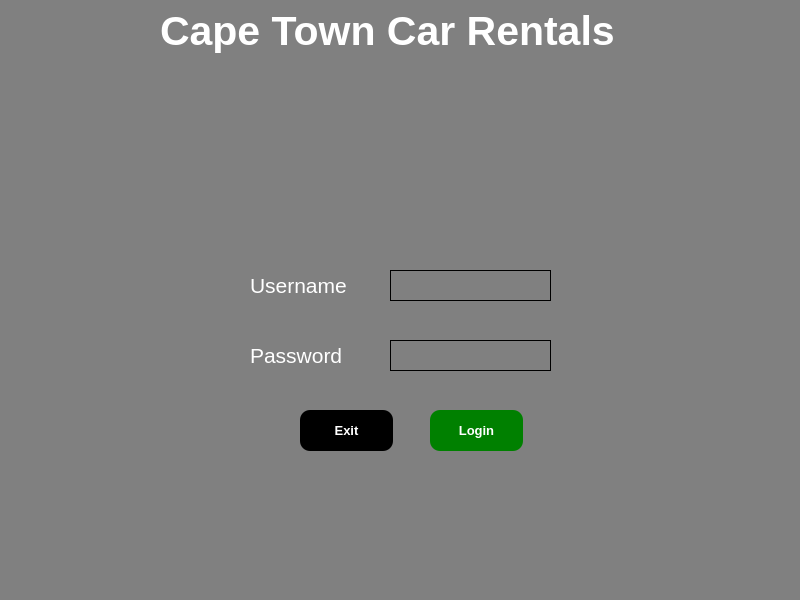
<?xml version="1.0" encoding="UTF-8"?>
<ui version="4.0">
 <class>login</class>
 <widget class="QMainWindow" name="login">
  <property name="geometry">
   <rect>
    <x>0</x>
    <y>0</y>
    <width>800</width>
    <height>600</height>
   </rect>
  </property>
  <property name="windowTitle">
   <string>login</string>
  </property>
  <property name="styleSheet">
   <string notr="true">background-color: grey;</string>
  </property>
  <widget class="QWidget" name="centralwidget">
   <widget class="QLabel" name="mainLbl">
    <property name="geometry">
     <rect>
      <x>160</x>
      <y>0</y>
      <width>541</width>
      <height>61</height>
     </rect>
    </property>
    <property name="font">
     <font>
      <family>MS UI Gothic</family>
      <pointsize>31</pointsize>
      <bold>true</bold>
      <underline>false</underline>
     </font>
    </property>
    <property name="styleSheet">
     <string notr="true">color: white;</string>
    </property>
    <property name="text">
     <string>Cape Town Car Rentals</string>
    </property>
   </widget>
   <widget class="QLabel" name="userIDLbl">
    <property name="geometry">
     <rect>
      <x>250</x>
      <y>260</y>
      <width>111</width>
      <height>51</height>
     </rect>
    </property>
    <property name="font">
     <font>
      <family>MS UI Gothic</family>
      <pointsize>16</pointsize>
     </font>
    </property>
    <property name="styleSheet">
     <string notr="true">color: white;</string>
    </property>
    <property name="text">
     <string>Username</string>
    </property>
   </widget>
   <widget class="QLabel" name="passwordLbl">
    <property name="geometry">
     <rect>
      <x>250</x>
      <y>330</y>
      <width>141</width>
      <height>51</height>
     </rect>
    </property>
    <property name="font">
     <font>
      <family>MS UI Gothic</family>
      <pointsize>16</pointsize>
     </font>
    </property>
    <property name="styleSheet">
     <string notr="true">color: white;</string>
    </property>
    <property name="text">
     <string>Password</string>
    </property>
   </widget>
   <widget class="QLineEdit" name="userIDInput">
    <property name="geometry">
     <rect>
      <x>390</x>
      <y>270</y>
      <width>161</width>
      <height>31</height>
     </rect>
    </property>
    <property name="styleSheet">
     <string notr="true">border: 1px solid black;</string>
    </property>
   </widget>
   <widget class="QLineEdit" name="passwordInput">
    <property name="geometry">
     <rect>
      <x>390</x>
      <y>340</y>
      <width>161</width>
      <height>31</height>
     </rect>
    </property>
    <property name="styleSheet">
     <string notr="true">border: 1px solid black;</string>
    </property>
    <property name="echoMode">
     <enum>QLineEdit::Password</enum>
    </property>
   </widget>
   <widget class="QPushButton" name="closeButton">
    <property name="geometry">
     <rect>
      <x>300</x>
      <y>410</y>
      <width>93</width>
      <height>41</height>
     </rect>
    </property>
    <property name="font">
     <font>
      <family>MS UI Gothic</family>
      <pointsize>10</pointsize>
      <bold>true</bold>
     </font>
    </property>
    <property name="mouseTracking">
     <bool>true</bool>
    </property>
    <property name="styleSheet">
     <string notr="true">background-color: black;
border: none;
border-radius: 10%;
color: white;</string>
    </property>
    <property name="text">
     <string>Exit</string>
    </property>
   </widget>
   <widget class="QPushButton" name="loginButton">
    <property name="geometry">
     <rect>
      <x>430</x>
      <y>410</y>
      <width>93</width>
      <height>41</height>
     </rect>
    </property>
    <property name="font">
     <font>
      <family>MS UI Gothic</family>
      <pointsize>10</pointsize>
      <bold>true</bold>
     </font>
    </property>
    <property name="mouseTracking">
     <bool>true</bool>
    </property>
    <property name="styleSheet">
     <string notr="true">background-color: green;
border: none;
border-radius: 10%;
color: white;</string>
    </property>
    <property name="text">
     <string>Login</string>
    </property>
   </widget>
  </widget>
 </widget>
 <resources/>
 <connections/>
</ui>
